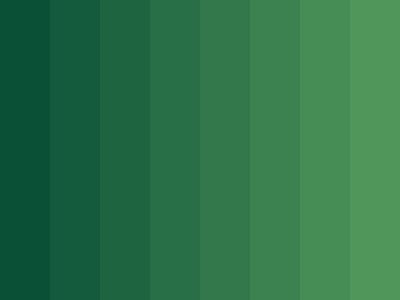
Frame 1 (no input)
Frame 60 (the mouse pressed at the canvas centre just before this capture): identical to frame 1, image omitted
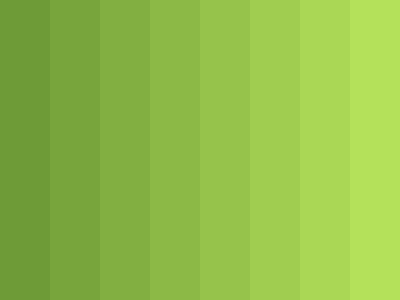
Frame 120 (the mouse held since frame 60 and released just before this capture)

The Processing sketch that drew these frames (run headless with seeded random() and noise(); from frame 60 on, the mouse is pressed at the canvas centre):

// Processing sketch: processing_40660
// ── processing_40660.pde


void setup() {
  size(400, 300);
  background(20, 120, 40);

}

void draw() {

  noStroke();
  background(10);

  fill(10+mouseX/2, 80+mouseY/2, 55);  
  rect(0, 0, 50, 400);

  fill(20+mouseX/2, 90+mouseY/2, 60); 
  rect(50, 0, 50, 400);

  fill(30+mouseX/2, 100+mouseY/2, 65); 
  rect(100, 0, 50, 400);

  fill(40+mouseX/2, 110+mouseY/2, 70); 
  rect(150, 0, 50, 400);

  fill(50+mouseX/2, 120+mouseY/2, 75); 
  rect(200, 0, 50, 400);

  fill(60+mouseX/2, 130+mouseY/2, 80); 
  rect(250, 0, 50, 400);

  fill(70+mouseX/2, 140+mouseY/2, 85); 
  rect(300, 0, 50, 400);

  fill(80+mouseX/2, 150+mouseY/2, 90); 
  rect(350, 0, 50, 400);

}
